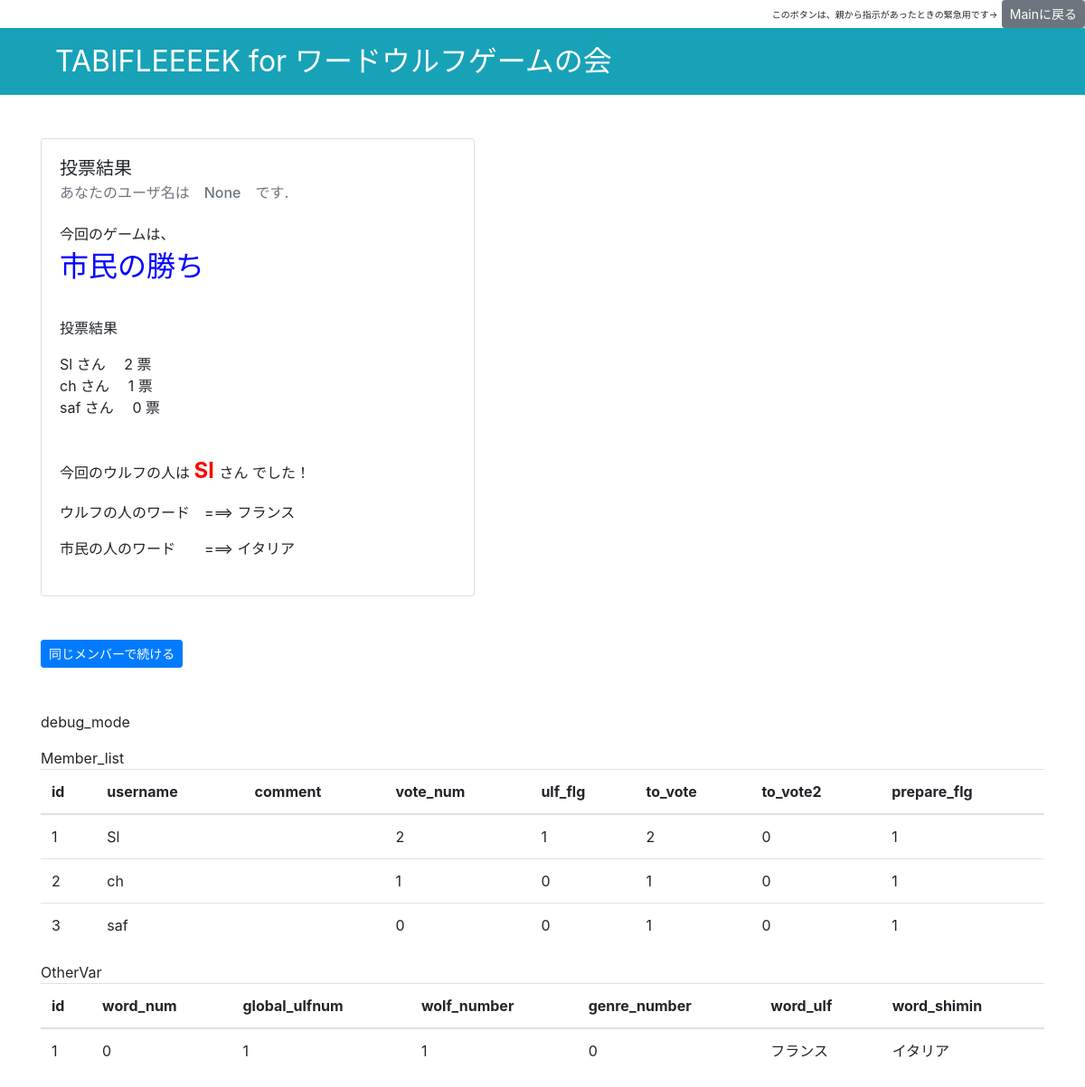
The page /result on the database its author committed.
### app.py (models this page shows, shortened)
class MemberList(db.Model):
    __tablename__ = 'players'
    id = db.Column(db.Integer, primary_key=True)
    username = db.Column(db.Text, nullable=False)
    comment = db.Column(db.String(128), nullable=False)
    vote_num = db.Column(db.Integer, nullable=False)
    ulf_flg = db.Column(db.Integer, nullable=False)
    to_vote = db.Column(db.Integer, nullable=False)
    to_vote2 = db.Column(db.Integer, nullable=False)
    prepare_flg = db.Column(db.Integer, nullable=False)

class OtherVar(db2.Model):
    __tablename__ = 'OtherVariable'
    id = db.Column(db.Integer, primary_key=True)
    word_num = db.Column(db.Integer, nullable=False)
    global_ulfnum = db.Column(db.Integer, nullable=False)
    wolf_number = db.Column(db.Integer, nullable=False)
    genre_number = db.Column(db.Integer, nullable=False)
    word_ulf = db.Column(db.String(128), nullable=False)
    word_shimin = db.Column(db.String(128), nullable=False)
    quest1 = db.Column(db.String(256), nullable=True)
    quest2 = db.Column(db.String(256), nullable=True)
    quest3 = db.Column(db.String(256), nullable=True)
    quest4 = db.Column(db.String(256), nullable=True)
    quest5 = db.Column(db.String(256), nullable=True)

### app.py (the view)
@app.route('/result')
def result():
    myname = session.get('username')
    MemberList_DB = db.session.query(MemberList).all() #DBからメンバーリストを割り当てる
    OtherVari = db2.session.query(OtherVar).all()
    word_shimin=OtherVari[0].word_shimin
    word_ulf=OtherVari[0].word_ulf
    listsize  = len(MemberList_DB) #全体人数を取得する
    all_vote_num = 0
    max_vote_num = 0
    for member in MemberList_DB:
        all_vote_num = all_vote_num + member.vote_num #現在の投票総数をカウント
        if max_vote_num < member.vote_num:
            max_vote_num =  member.vote_num
    if all_vote_num ==  listsize:
        if  MemberList_DB[OtherVari[0].global_ulfnum-1].vote_num == max_vote_num:
            game_result = 1 #　ウルフが最多得票(市民の勝ち)
        else:
            game_result = 2 #　他市民が最多得票(ウルフの勝ち)
    else:
        game_result = 0 #　まだ全員が投票していない
    debug_memberlist = MemberList.query.all()#debug_DBチェック用
    debug_OtherVar = OtherVar.query.all()#debug_DBチェック用
    return render_template('vote_result.html',MemberList_DB =MemberList_DB,word_shimin = word_shimin,word_ulf = word_ulf,myname = myname, game_result = game_result,debug_memberlist =debug_memberlist ,debug_OtherVar = debug_OtherVar)

### templates/vote_result.html
{% extends 'base.html' %}
{% block content %}
{% if  game_result == 0 %}
<div class="py-5">
  <div class="card" style="width: 30rem;">
      <div class="card-body">
          <h5 class="card-title">投票結果</h5>
          <h6 class="card-subtitle mb-2 text-muted">あなたのユーザ名は　{{myname}}　です </h6>
          <div class="pb-3">
            <p class="card-text">まだ全員の投票が終わっていない状態です。みんなが投票した段階で下の投票結果（更新）ボタンをクリックしてください)</p>
          </div>
            <div class="pb-1">
            {% for member in MemberList_DB %}
              {% for member2 in MemberList_DB %}
                {% if  member.id ==  member2.to_vote  %}
                現在、投票しているのは{{ member2.username }} さん　<br>
                {% endif %}
              {% endfor %}
            {% endfor %}
            </div>
    </div>
  </div>
</div>
<div class="pb-5">
    <a class="btn btn-primary btn-sm" href="{{ url_for('result') }}" role="button">投票結果(更新)</a>
</div>
{% else %}
<div class="py-5">
  <div class="card" style="width: 30rem;">
      <div class="card-body">
          <h5 class="card-title">投票結果</h5>
          <h6 class="card-subtitle mb-2 text-muted">あなたのユーザ名は　{{myname}}　です. </h6>
          <div class="py-3">
          {% if game_result == 1 %}
            今回のゲームは、
            <p><font color="blue" size="6" > 市民の勝ち</font></p>
          {% elif game_result == 2 %}
            今回のゲームは、
            <p><font color="red"size="6" > ウルフの勝ち</font></p>
          {% endif %}
          </div>
          <div class="pb-3">
            <p> 投票結果 </p>
            {% for member in MemberList_DB %}
               {{ member.username }} さん　         {{ member.vote_num }} 票　<br>
            {% endfor %}
          </div>
            <div class="pb-3">
              {% for member3 in MemberList_DB %}
                {% if  member3.ulf_flg ==  1  %}
                  <br>今回のウルフの人は
                  <font color="red"size="5" ><strong> {{ member3.username}} </strong></font> さん
                  でした！
                {% endif %}
              {% endfor %}
            </div>
            <div class="pb-1">
              <p>ウルフの人のワード　===> {{word_ulf}}</p>
              <p>市民の人のワード　　===> {{word_shimin}}</p>
            </div>
    </div>
  </div>
</div>
<div class="pb-5">
    <a class="btn btn-primary btn-sm" href="{{ url_for('game_repeat')}}" role="button">同じメンバーで続ける</a>
</div>
{% endif %}
{% endblock %}

### templates/base.html (shortened to what this page needs)
<!DOCTYPE html>
<html lang="ja">
    <head>
        <link rel="stylesheet" href="https://stackpath.bootstrapcdn.com/bootstrap/4.4.1/css/bootstrap.min.css">
    </head>
    <body>
        <div class="text-right">
        <font size="1">このボタンは、親から指示があったときの緊急用です→</font>
        <a class="btn btn-secondary btn-sm" href="{{ url_for('main')}}" role="button">Mainに戻る</a>
    　　</div>
        <nav class="navbar  navbar-dark bg-info">
            <div class="container-md">
                <a class="navbar-brand pl-3" style="font-size: 2rem;">TABIFLEEEEK for ワードウルフゲームの会</a>
            </div>
        </nav>
        <div class="container">
            {% block content %}
            {% endblock %}
            <p>debug_mode</p>
            <td>Member_list</td>
            <table class="table table-hover">
            <thead>
                <tr>
                    <th>id</th>
                    <th>username</th>
                    <th>comment</th>
                    <th>vote_num</th>
                    <th>ulf_flg</th>
                    <th>to_vote</th>
                    <th>to_vote2</th>
                    <th>prepare_flg</th>
                </tr>
            </thead>
            <tbody>
                {% for post in debug_memberlist %}
                <tr>
                    <td>{{ post.id}}</td>
                    <td>{{ post.username}}</td>
                    <td>{{ post.comment }}</td>
                    <td>{{ post.vote_num }}</td>
                    <td>{{ post.ulf_flg }}</td>
                    <td>{{ post.to_vote }}</td>
                    <td>{{ post.to_vote2 }}</td>
                    <td>{{ post.prepare_flg }}</td>
                </tr>
                {% else %}
                <td>DBが登録されていません</td>
                {% endfor %}
            </tbody>
            </table>
            <td>OtherVar</td>
            <table class="table table-hover">
            <thead>
                <tr>
                    <th>id</th>
                    <th>word_num</th>
                    <th>global_ulfnum</th>
                    <th>wolf_number</th>
                    <th>genre_number</th>
                    <th>word_ulf</th>
                    <th>word_shimin</th>
                </tr>
            </thead>
            <tbody>
                {% for post in debug_OtherVar %}
                <tr>
                    <td>{{ post.id}}</td>
                    <td>{{ post.word_num}}</td>
                    <td>{{ post.global_ulfnum }}</td>
                    <td>{{ post.wolf_number }}</td>
                    <td>{{ post.genre_number}}</td>
                    <td>{{ post.word_ulf }}</td>
                    <td>{{ post.word_shimin}}</td>
                </tr>
                {% else %}
                <td>DBが登録されていません</td>
                {% endfor %}
            </tbody>
            </table>
        </div>
    </body>
</html>

### rows shown on the page
MemberList: username "Sl", vote_num "2", id "1", ulf_flg "1", to_vote "2", to_vote2 "0", prepare_flg "1"
MemberList: username "ch", vote_num "1", id "2", ulf_flg "0", to_vote "1", to_vote2 "0", prepare_flg "1"
MemberList: username "saf", vote_num "0", id "3", ulf_flg "0", to_vote "1", to_vote2 "0", prepare_flg "1"
OtherVar: word_ulf "フランス", word_shimin "イタリア", id "1", word_num "0", global_ulfnum "1", wolf_number "1", genre_number "0"

### other values the page prints
{{ myname }} "None"
